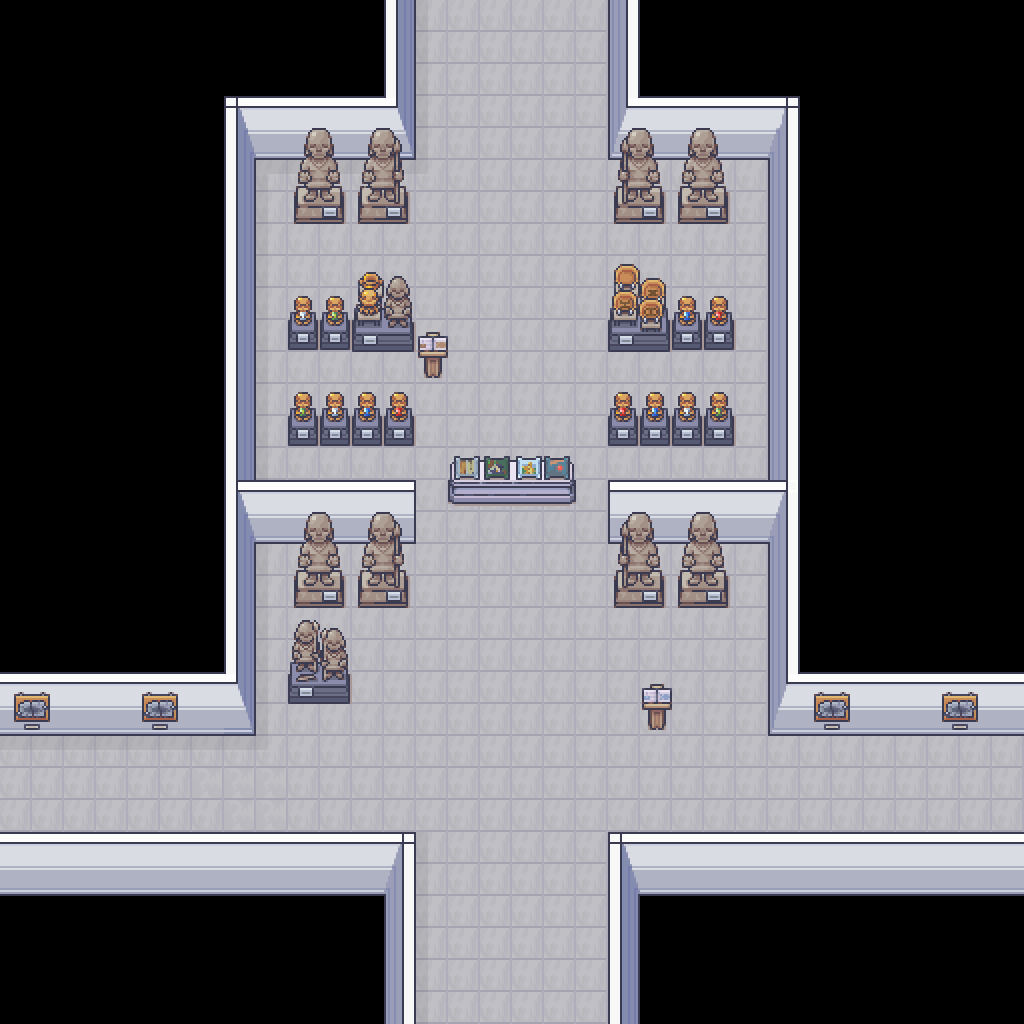

Rendered tile map (Tiled .tmx) drawn with the repository's tilesets; below, a short description and the map source with its tile grids summarised:
An orthogonal 32x32 tile map with 32x32 px tiles, 3 tile layers (Base, Wall, Decoration).

<map version="1.5" tiledversion="1.7.2" orientation="orthogonal" renderorder="right-down" width="32" height="32" tilewidth="32" tileheight="32" infinite="0" nextlayerid="4" nextobjectid="1">
 <editorsettings>
  <chunksize width="32" height="32" />
 </editorsettings>
 <properties>
  <property name="Draw" type="int" value="1" />
 </properties>
 <tileset firstgid="1" name="Map" tilewidth="32" tileheight="32" tilecount="224" columns="16">
  <image source="../Sprites/Map.png" width="512" height="448" />
 </tileset>
 <layer id="2" name="Base" width="32" height="32">
  <properties>
   <property name="Draw" type="int" value="1" />
  </properties>
  <data>[1024 cells, 1024 non-empty, 8 distinct tile ids]</data>
 </layer>
 <layer id="1" name="Wall" width="32" height="32">
  <properties>
   <property name="Draw" type="int" value="1" />
  </properties>
  <data>[1024 cells, 201 non-empty, 23 distinct tile ids]</data>
 </layer>
 <layer id="3" name="Decoration" width="32" height="32">
  <properties>
   <property name="Draw" type="int" value="1" />
  </properties>
  <data>[1024 cells, 120 non-empty, 57 distinct tile ids]</data>
 </layer>
</map>